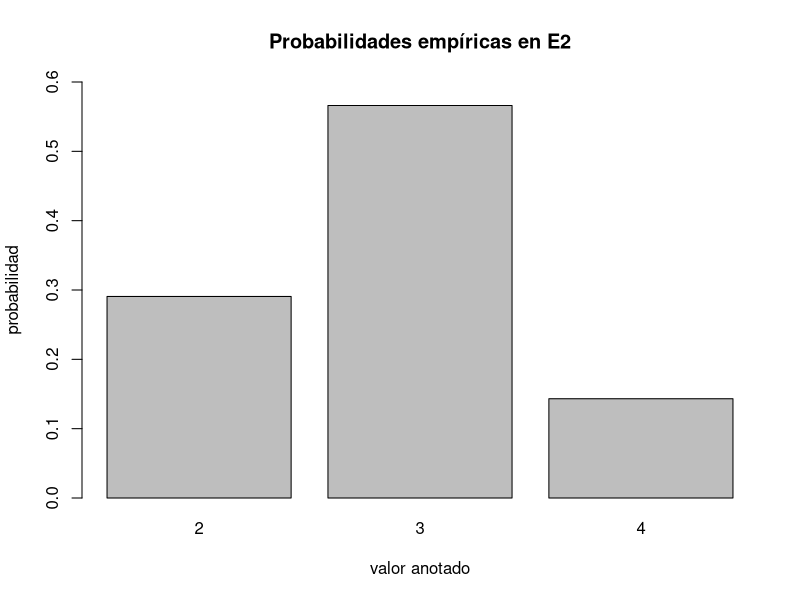
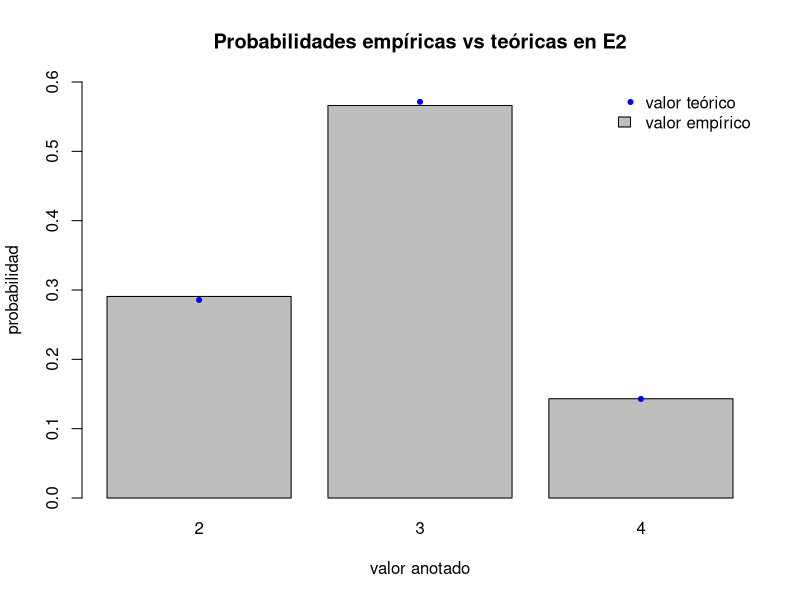
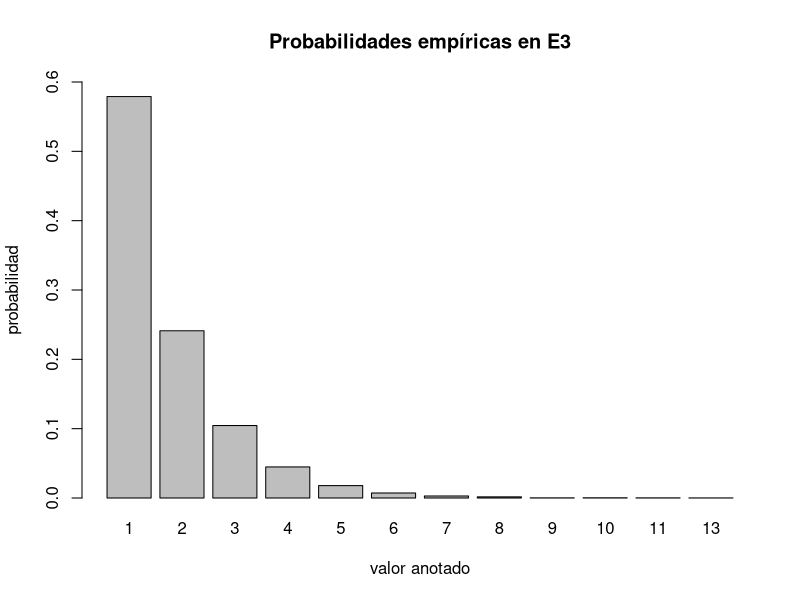
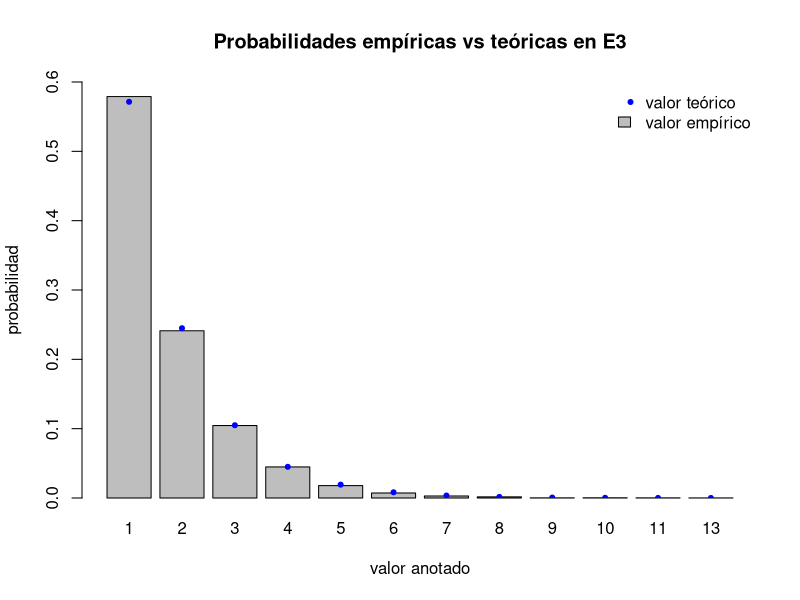
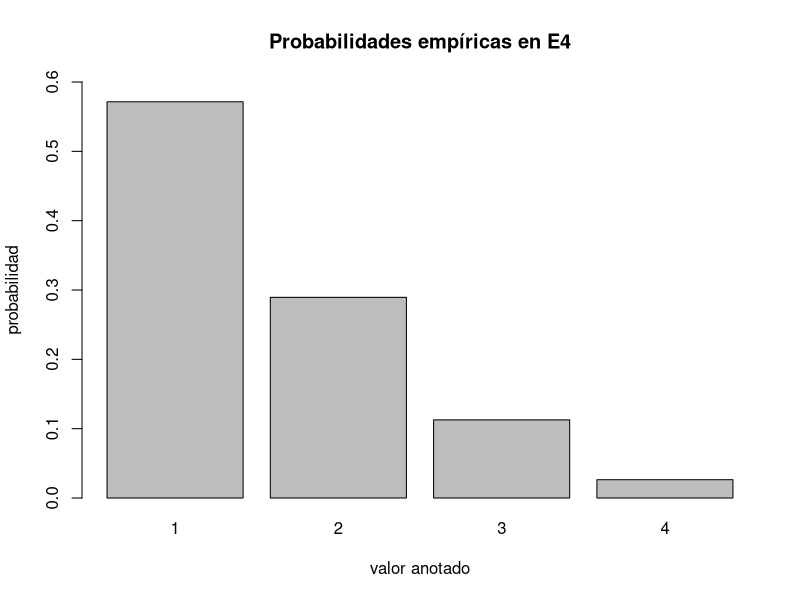
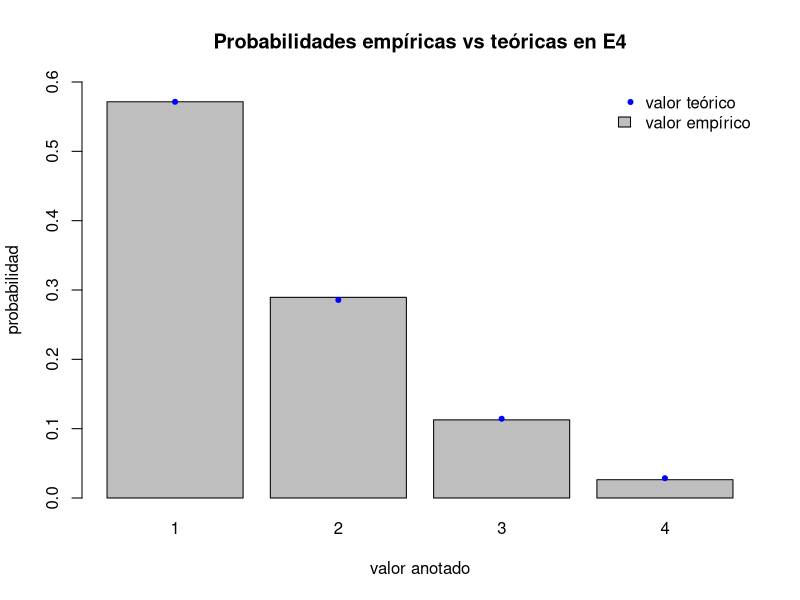

Generate these figures, in order, with R:
## ---- chunk 1
eE2 <- function() {
  BOLAS <- c(rep("Azul", 4), rep("Verde", 3))
  return(sum(sample(BOLAS, 5, replace = FALSE) == "Azul"))
}
## ---- chunk 2
X2 <- replicate(10000, eE2())
## ---- chunk 3
table(X2)
## ---- chunk 4
barplot(table(X2)/length(X2),
        ylim = c(0, 0.6),
        main = "Probabilidades empíricas en E2",
        xlab = "valor anotado",
        ylab = "probabilidad"
      )
## ---- chunk 5
.tE2 <- function(x) {
  bolas <- 5
  azules <- 4
  verdes <- 3
  n <- azules + verdes
  return (
    (choose(azules, x)*choose(verdes, bolas - x)) / choose(n, bolas)
  )
}

tE2 = Vectorize(.tE2)
## ---- chunk 6
BP <- barplot(table(X2)/length(X2),
        ylim = c(0, 0.6),
        main = "Probabilidades empíricas vs teóricas en E2",
        xlab = "valor anotado",
        ylab = "probabilidad"
      )

points(BP, tE2(2:4), col = "blue",pch = 20)
legend("topright", legend = c("valor teórico", "valor empírico"), col = c("blue", "gray"), fill = c(NA, "gray"), pch = c(20, NA), border = c(NA, "black"), bty = "n")
## ---- chunk 7
eE3 <- function() {
  BOLAS <- c(rep("Azul", 4), rep("Verde", 3))
  
  cont <- 0
  azules <- 0
  
  while (azules <= 0) {
    azules <- sum(sample(BOLAS, 1, replace = TRUE) == "Azul")
    cont <- cont + 1 # Vamos realizando el conteo de bolas extraidas
  }
  
  return(cont)
}
## ---- chunk 8
X3 <- replicate(10000, eE3())
## ---- chunk 9
table(X3)
## ---- chunk 10
barplot(table(X3)/length(X3),
        ylim = c(0, 0.6),
        main = "Probabilidades empíricas en E3",
        xlab = "valor anotado",
        ylab = "probabilidad"
      )
## ---- chunk 11
.tE3 <- function(x) {
  azules <- 4
  verdes <- 3
  n <- azules + verdes
  return (
    ((verdes/n)^(x-1))*(azules/n)
  )
}

tE3 = Vectorize(.tE3)
## ---- chunk 12
BP <- barplot(table(X3)/length(X3),
        ylim = c(0, 0.6),
        main = "Probabilidades empíricas vs teóricas en E3",
        xlab = "valor anotado",
        ylab = "probabilidad"
      )

points(BP, tE3(1:length(table(X3))), col = "blue",pch = 20)
legend("topright", legend = c("valor teórico", "valor empírico"), col = c("blue", "gray"), fill = c(NA, "gray"), pch = c(20, NA), border = c(NA, "black"), bty = "n")
## ---- chunk 13
eE4 <- function() {
  BOLAS <- c(rep("Azul", 4), rep("Verde", 3))
  
  cont <- 0
  azules <- 0
  
  while (azules <= 0) {
    bola <- sample(BOLAS, 1, replace = FALSE)
    
    if (bola == "Azul") {
      azules <- azules + 1 
    }
    
    BOLAS <- BOLAS[BOLAS != bola | duplicated(BOLAS != bola)] # Vamos retirando de la bolsa la bola extraída
    cont <- cont + 1 # Vamos realizando el conteo de bolas extraidas
  }
  
  return(cont)
}
## ---- chunk 14
X4 <- replicate(10000, eE4())
## ---- chunk 15
table(X4)
## ---- chunk 16
barplot(table(X4)/length(X4),
        ylim = c(0, 0.6),
        main = "Probabilidades empíricas en E4",
        xlab = "valor anotado",
        ylab = "probabilidad"
      )
## ---- chunk 17
.tE4 <- function(x) {
  return((factorial(3)/factorial(3-(x-1))/(factorial(7)/factorial(7 - (x-1)))) * 4/(7 - (x-1)))
}

tE4 = Vectorize(.tE4)
## ---- chunk 18
BP <- barplot(table(X4)/length(X4),
        ylim = c(0, 0.6),
        main = "Probabilidades empíricas vs teóricas en E4",
        xlab = "valor anotado",
        ylab = "probabilidad"
      )

points(BP, tE4(1:length(table(X4))), col = "blue",pch = 20)
legend("topright", legend = c("valor teórico", "valor empírico"), col = c("blue", "gray"), fill = c(NA, "gray"), pch = c(20, NA), border = c(NA, "black"), bty = "n")
